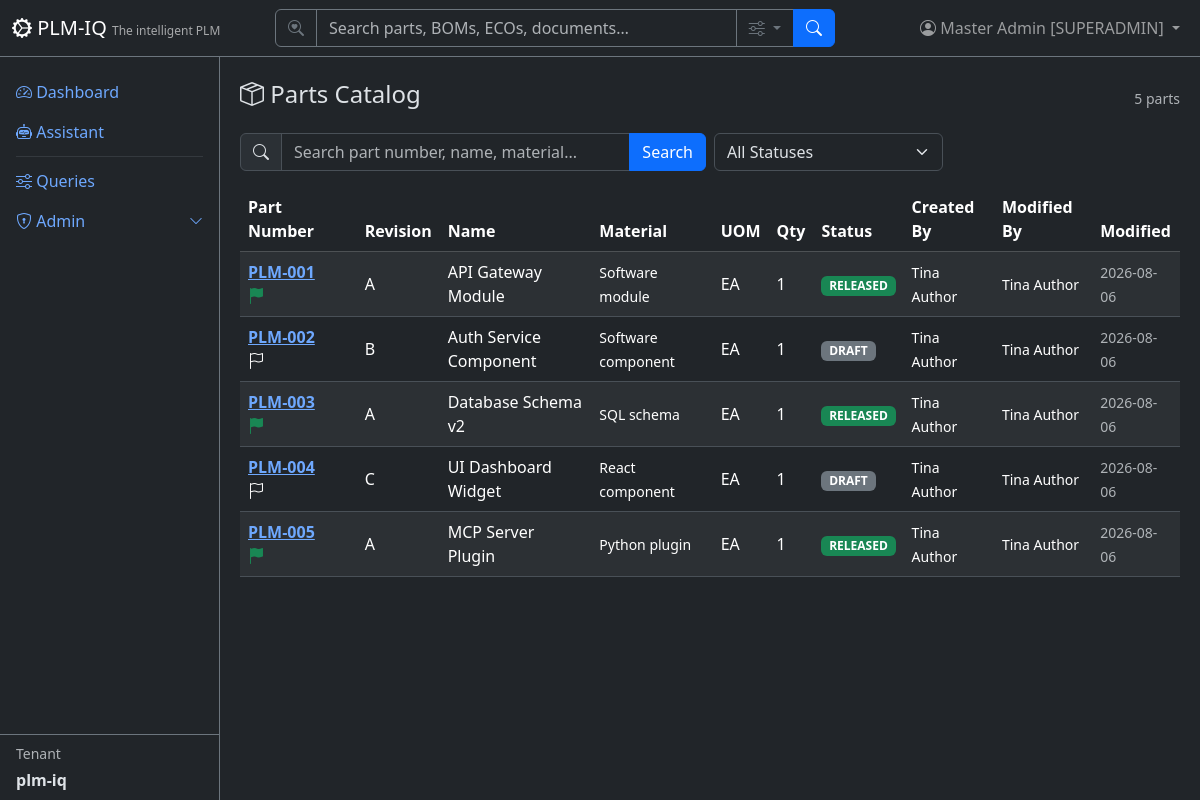
Page /parts (signed in) on the committed database.
### app/models/tenant_user.py (models this page shows)
class User(Base):
    __tablename__ = "users"
    user_id = Column("user_id", Integer, primary_key=True, autoincrement=True)
    username = Column("username", String, unique=True, nullable=True)
    full_name = Column("full_name", String, nullable=False)
    email = Column("email", String, unique=True, nullable=False)
    email_verified = Column("email_verified", Boolean, nullable=False, default=False)
    password_hash = Column("password_hash", String, nullable=False, default="")
    tenant_id = Column("tenant_id", Integer, ForeignKey("tenants.tenant_id"), nullable=False, default=1)
    tenant_key = Column("tenant_key", String, nullable=False)
    is_active = Column("is_active", Boolean, default=True)
    created_date = Column("created_date", String)
    role = Column("role", String, nullable=False, default="reader")
    tenant = relationship("Tenant", back_populates="users")
    favorites = relationship("Favorite", back_populates="user")

class Tenant(Base):
    __tablename__ = "tenants"
    tenant_id = Column("tenant_id", Integer, primary_key=True, autoincrement=True)
    tenant_name = Column("tenant_name", String, unique=True, nullable=False)
    tenant_key = Column("tenant_key", String, unique=True, nullable=False)
    tenant_secret = Column("tenant_secret", String, nullable=False, default="")
    subdomain = Column("subdomain", String, unique=True, nullable=True)
    description = Column("description", String)
    created_date = Column("created_date", String)
    role = Column("role", String, default="reader")
    is_active = Column("is_active", Boolean, default=True)
    git_username = Column("git_username", String, nullable=True)          # per-tenant Gitea user (owner of its repos)
    git_secret_enc = Column("git_secret_enc", String, nullable=True)      # Fernet-encrypted Gitea password/token
    git_cad_repo = Column("git_cad_repo", String, nullable=True)          # tenant's private CAD repo
    git_docs_repo = Column("git_docs_repo", String, nullable=True)        # tenant's private docs repo
    git_provisioned = Column("git_provisioned", Boolean, default=False)   # idempotent provisioning flag
    users = relationship("User", back_populates="tenant")
    parts = relationship("Part", back_populates="tenant")
    favorites = relationship("Favorite", back_populates="tenant")

### app/models/parts.py (models this page shows)
class Part(Base):
    __tablename__ = "parts"
    part_number = Column("part_number", String, primary_key=True)
    part_revision = Column("part_revision", String, nullable=False)
    part_name = Column("part_name", String, nullable=False)
    spec_file = Column("spec_file", String)
    material = Column("material", String)
    uom = Column("uom", String, nullable=False)
    qty = Column("qty", Integer, nullable=False, default=1)
    status = Column("status", String, nullable=False, default="DRAFT")
    in_workflow = Column("in_workflow", Boolean, nullable=False, default=False)
    active_workflow_instance_id = Column("active_workflow_instance_id", Integer, ForeignKey("workflow_instances.id"))
    created_date = Column("created_date", String)
    modified_date = Column("modified_date", String)
    modified_owner = Column("modified_owner", Integer, ForeignKey("users.user_id"))
    created_by = Column("created_by", Integer, ForeignKey("users.user_id"))
    tenant_id = Column("tenant_id", Integer, ForeignKey("tenants.tenant_id"), nullable=False, default=1)
    tenant_key = Column("tenant_key", String, nullable=False)
    tenant = relationship("Tenant", back_populates="parts")
    bom_items = relationship("BomItem", back_populates="part", foreign_keys="BomItem.part_number")
    costing_items = relationship("CostingBomItem", back_populates="part")
    eco_items = relationship("EngineeringChangeOrder", back_populates="part")
    aml_items = relationship("ApprovedManufacturer", back_populates="part")
    avl_items = relationship("ApprovedVendor", back_populates="part")
    cad_files = relationship("CadMetadata", back_populates="part")

### app/routers/parts.py (the view)
@router.get("", response_class=HTMLResponse)
def list_parts(
    request: Request,
    q: Optional[str] = Query(None, description="Search query"),
    status: Optional[str] = Query(None, description="Filter by status"),
    page: int = Query(1, ge=1),
    db: TenantScopedSession = Depends(get_tenant_db),
):
    user = require_user(request, db)
    ctx = auth_context(request, db)
    query = db.query(Part)
    if q:
        query = query.filter(
            or_(
                Part.part_number.ilike(f"%{q}%"),
                Part.part_name.ilike(f"%{q}%"),
                Part.material.ilike(f"%{q}%"),
            )
        )
    if status:
        query = query.filter(Part.status == status)
    total = query.count()
    offset = (page - 1) * DEFAULT_PAGE_SIZE
    parts = query.order_by(Part.part_number).offset(offset).limit(DEFAULT_PAGE_SIZE).all()
    return HTMLResponse(content=render(
        "parts/list.html",
        **ctx,
        parts=parts,
        page=page,
        total=total,
        pages=(total + DEFAULT_PAGE_SIZE - 1) // DEFAULT_PAGE_SIZE,
        q=q or "",
        status_filter=status or "",
        statuses=get_settings(request).PART_STATUSES,
    ))

### app/templates/parts/list.html (shortened to what this page needs)
{% extends "base.html" %}
{% block content %}
<div class="d-flex justify-content-between align-items-center mb-3">
    <h4><i class="bi bi-box-seam"></i> Parts Catalog</h4>
    <div class="d-flex align-items-center gap-3">
        <span class="text-muted small">{{ total }} parts</span>
    </div>
</div>
<form method="GET" class="row g-2 mb-3">
    <div class="col-md-6">
        <div class="input-group">
            <span class="input-group-text"><i class="bi bi-search"></i></span>
            <input type="text" name="q" class="form-control" placeholder="Search part number, name, material..." value="{{ q }}">
            <button class="btn btn-primary" type="submit">Search</button>
        </div>
    </div>
    <div class="col-md-3">
        <select name="status" class="form-select" onchange="this.form.submit()">
            <option value="">All Statuses</option>
        </select>
    </div>
</form>
<div class="table-responsive">
    <table class="table table-striped table-hover align-middle">
        <thead class="table-dark">
            <tr>
                <th>Part Number</th>
                <th></th>
                <th>Revision</th>
                <th>Name</th>
                <th>Material</th>
                <th>UOM</th>
                <th>Qty</th>
                <th>Status</th>
                <th>Created By</th>
                <th>Modified By</th>
                <th>Modified</th>
            </tr>
        </thead>
        <tbody>
            {% for p in parts %}
            <tr>
                <td>
                    <a href="/parts/{{ p.part_number }}" class="fw-bold text-nowrap">{{ p.part_number }}</a>
                    {% if p.status == 'RELEASED' %}
                    <i class="bi bi-flag-fill text-success" title="Released"></i>
                    {% elif p.status == 'OBSOLETED' %}
                    <i class="bi bi-flag-fill text-danger" title="Obsoleted"></i>
                    {% else %}
                    <i class="bi bi-flag fs-6" title="{{ p.status or 'Draft' }}"></i>
                    {% endif %}
                </td>
                <td class="text-center">
                </td>
                <td>{{ p.part_revision }}</td>
                <td>{{ p.part_name }}</td>
                <td><small>{{ (p.material or '')|truncate(40) or '-' }}</small></td>
                <td>{{ p.uom }}</td>
                <td>{{ p.qty }}</td>
                <td>
                    <span class="badge bg-{% if p.status == 'RELEASED' %}success{% elif p.status == 'OBSOLETED' %}danger{% else %}secondary{% endif %} badge-status">
                        {{ p.status }}
                    </span>
                </td>
                <td><small>{{ user_map.get(p.created_by, '—') if user_map else (p.created_by or '—') }}</small></td>
                <td><small>{{ user_map.get(p.modified_owner, '—') if user_map else (p.modified_owner or '—') }}</small></td>
                <td><small class="text-muted">{{ p.modified_date or '-' }}</small></td>
            </tr>
            {% else %}
            <tr><td colspan="11" class="text-center text-muted py-4">No parts found.</td></tr>
            {% endfor %}
        </tbody>
    </table>
</div>
{% endblock %}

### app/templates/base.html (shortened to what this page needs)
<!DOCTYPE html>
<html lang="en" data-bs-theme="dark">
<head>
    <link href="https://cdn.jsdelivr.net/npm/bootstrap@5.3.3/dist/css/bootstrap.min.css" rel="stylesheet">
    <link href="https://cdn.jsdelivr.net/npm/bootstrap-icons@1.11.3/font/bootstrap-icons.css" rel="stylesheet">
</head>
<body>
    <nav class="navbar navbar-expand-md navbar-dark bg-dark fixed-top border-bottom border-secondary">
        <div class="container-fluid">
            <a class="navbar-brand" href="/">
                <i class="bi bi-gear-wide-connected"></i> PLM-IQ
                <small class="d-none d-md-inline">The intelligent PLM</small>
            </a>
            <div class="collapse navbar-collapse" id="navMenu">
                {% if current_user %}
                <form class="d-flex mx-auto my-2 my-md-0" role="search" action="/search" method="get" style="width: 100%; max-width: 560px;">
                    <div class="input-group">
                        <span class="input-group-text bg-dark border-secondary text-secondary"><i class="bi bi-search-heart"></i></span>
                        <input type="search" name="q" class="form-control bg-dark text-light border-secondary" placeholder="Search parts, BOMs, ECOs, documents…" aria-label="Search">
                        <button class="btn btn-outline-secondary dropdown-toggle" type="button" data-bs-toggle="dropdown" data-bs-auto-close="outside" title="Search options">
                            <i class="bi bi-sliders"></i>
                        </button>
                        <button class="btn btn-primary" type="submit"><i class="bi bi-search"></i></button>
                    </div>
                </form>
                {% endif %}
                <ul class="navbar-nav ms-auto align-items-center">
                    {% if current_user %}
                    <li class="nav-item dropdown">
                        <a class="nav-link dropdown-toggle position-relative" href="#" role="button" data-bs-toggle="dropdown" aria-label="Profile Menu" title="Profile Menu">
                            <i class="bi bi-person-circle"></i>
                            <span class="d-none d-md-inline">{{ current_user.full_name }} [{{ current_user.role|upper if current_user.role else 'SUPERUSER' }}]</span>
                        </a>
                    </li>
                    {% else %}
                    <li class="nav-item">
                        <a class="nav-link" href="/login"><i class="bi bi-box-arrow-in-right"></i> Sign In</a>
                    </li>
                    {% endif %}
                </ul>
            </div>
        </div>
    </nav>
    <div class="sidebar bg-dark border-end border-secondary pt-3">
        <ul class="nav nav-pills flex-column flex-grow-1 overflow-auto">
            <li class="nav-item">
                <a class="nav-link" href="/"><i class="bi bi-speedometer2"></i> Dashboard</a>
            </li>
            <li class="nav-item">
                <a class="nav-link" href="/assistant"><i class="bi bi-robot"></i> Assistant</a>
            </li>
            <li class="nav-item">
                <hr class="nav-divider my-1 mx-3 border-secondary">
            </li>
            <li class="nav-item">
                <a class="nav-link" href="/queries"><i class="bi bi-sliders"></i> Queries</a>
            </li>
            {% if current_user and (current_user.role == 'tenantadmin' or current_user.role is none or current_user.role == 'superadmin') %}
            <li class="nav-item">
                <a class="nav-link d-flex justify-content-between align-items-center" data-bs-toggle="collapse" href="#adminSubmenu" role="button" aria-expanded="false">
                    <span><i class="bi bi-shield-lock"></i> Admin</span>
                    <i class="bi bi-chevron-down small"></i>
                </a>
            </li>
            {% endif %}
        </ul>
        {% if current_tenant %}
        <div class="px-3 py-2 border-top border-secondary mt-auto">
            <div class="small text-muted mb-1">Tenant</div>
            <div class="fw-bold">{{ current_tenant.tenant_name }}</div>
        </div>
        {% endif %}
    </div>
    <div class="main-content">
        {% block content %}{% endblock %}
    </div>
</body>
</html>

### app/templates/base.html (style rules this page uses)
body { padding-top: 60px; }
.sidebar { position: fixed; top: 56px; bottom: 0; left: 0; width: 220px; overflow-y: auto; display: flex; flex-direction: column; }
.main-content { margin-left: 220px; padding: 20px; }
.navbar-brand small { font-size: 0.75rem; opacity: 0.6; }
.badge-status { font-size: 0.75rem; }

### rows in the picture
User: full_name "Master Admin", role "SUPERADMIN"
Tenant: tenant_name "plm-iq"
Part: part_number "PLM-001", part_revision "A", part_name "API Gateway Module", material "Software module", uom "EA", qty "1", status "RELEASED", get "Tina Author", modified_date "2026-08-06"
Part: part_number "PLM-002", part_revision "B", part_name "Auth Service Component", material "Software component", uom "EA", qty "1", status "DRAFT", get "Tina Author", modified_date "2026-08-06"
Part: part_number "PLM-003", part_revision "A", part_name "Database Schema v2", material "SQL schema", uom "EA", qty "1", status "RELEASED", get "Tina Author", modified_date "2026-08-06"
Part: part_number "PLM-004", part_revision "C", part_name "UI Dashboard Widget", material "React component", uom "EA", qty "1", status "DRAFT", get "Tina Author", modified_date "2026-08-06"
Part: part_number "PLM-005", part_revision "A", part_name "MCP Server Plugin", material "Python plugin", uom "EA", qty "1", status "RELEASED", get "Tina Author", modified_date "2026-08-06"

### other values in the picture
{{ total }} "5"
